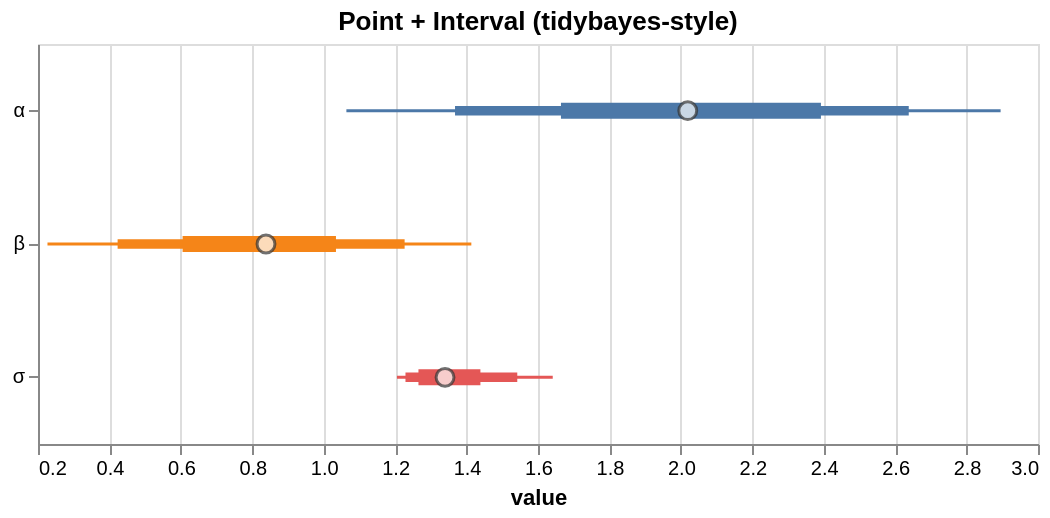

Source (Vega-Lite JSON):
### Vega-Lite specification from a JSON file in a GitHub repository (floating-point values rounded to 4 significant figures)
{"$schema": "https://vega.github.io/schema/vega-lite/v5.json", "config": {"axis": {"labelLimit": 0}, "header": {"labelLimit": 0}, "legend": {"labelLimit": 0}}, "data": {"values": [{"__point__": 1.34, "hi_0_5_": 1.439, "hi_0_8_": 1.542, "hi_0_95_": 1.641, "lo_0_5_": 1.265, "lo_0_8_": 1.229, "lo_0_95_": 1.205, "parameter": "σ"}, {"__point__": 2.019, "hi_0_5_": 2.392, "hi_0_8_": 2.638, "hi_0_95_": 2.895, "lo_0_5_": 1.664, "lo_0_8_": 1.368, "lo_0_95_": 1.063, "parameter": "α"}, {"__point__": 0.8384, "hi_0_5_": 1.034, "hi_0_8_": 1.227, "hi_0_95_": 1.413, "lo_0_5_": 0.6049, "lo_0_8_": 0.4229, "lo_0_95_": 0.2265, "parameter": "β"}]}, "height": 200, "layer": [{"encoding": {"color": {"field": "parameter", "legend": null, "type": "nominal"}, "tooltip": [{"field": "__point__", "title": "value (estimate)", "type": "quantitative"}, {"field": "parameter", "type": "nominal"}, {"field": "lo_0_95_", "title": "95% lo", "type": "quantitative"}, {"field": "hi_0_95_", "title": "95% hi", "type": "quantitative"}], "x": {"field": "lo_0_95_", "scale": {"zero": false}, "title": "value", "type": "quantitative"}, "x2": {"field": "hi_0_95_"}, "y": {"axis": {"title": null}, "field": "parameter", "type": "nominal"}}, "mark": {"strokeWidth": 1.5, "type": "rule"}, "params": [{"bind": "scales", "name": "grid", "select": {"encodings": ["x"], "type": "interval"}}]}, {"encoding": {"color": {"field": "parameter", "legend": null, "type": "nominal"}, "tooltip": [{"field": "__point__", "title": "value (estimate)", "type": "quantitative"}, {"field": "parameter", "type": "nominal"}, {"field": "lo_0_95_", "title": "95% lo", "type": "quantitative"}, {"field": "hi_0_95_", "title": "95% hi", "type": "quantitative"}], "x": {"field": "lo_0_8_", "scale": {"zero": false}, "title": "value", "type": "quantitative"}, "x2": {"field": "hi_0_8_"}, "y": {"axis": {"title": null}, "field": "parameter", "type": "nominal"}}, "mark": {"strokeWidth": 4.75, "type": "rule"}}, {"encoding": {"color": {"field": "parameter", "legend": null, "type": "nominal"}, "tooltip": [{"field": "__point__", "title": "value (estimate)", "type": "quantitative"}, {"field": "parameter", "type": "nominal"}, {"field": "lo_0_95_", "title": "95% lo", "type": "quantitative"}, {"field": "hi_0_95_", "title": "95% hi", "type": "quantitative"}], "x": {"field": "lo_0_5_", "scale": {"zero": false}, "title": "value", "type": "quantitative"}, "x2": {"field": "hi_0_5_"}, "y": {"axis": {"title": null}, "field": "parameter", "type": "nominal"}}, "mark": {"strokeWidth": 8.0, "type": "rule"}}, {"encoding": {"tooltip": [{"field": "__point__", "title": "value (estimate)", "type": "quantitative"}, {"field": "parameter", "type": "nominal"}, {"field": "lo_0_95_", "title": "95% lo", "type": "quantitative"}, {"field": "hi_0_95_", "title": "95% hi", "type": "quantitative"}], "x": {"field": "__point__", "scale": {"zero": false}, "type": "quantitative"}, "y": {"field": "parameter", "type": "nominal"}}, "mark": {"color": "white", "filled": true, "size": 80, "stroke": "#333", "strokeWidth": 1.5, "type": "point"}}], "title": "Point + Interval (tidybayes-style)", "width": 500}
